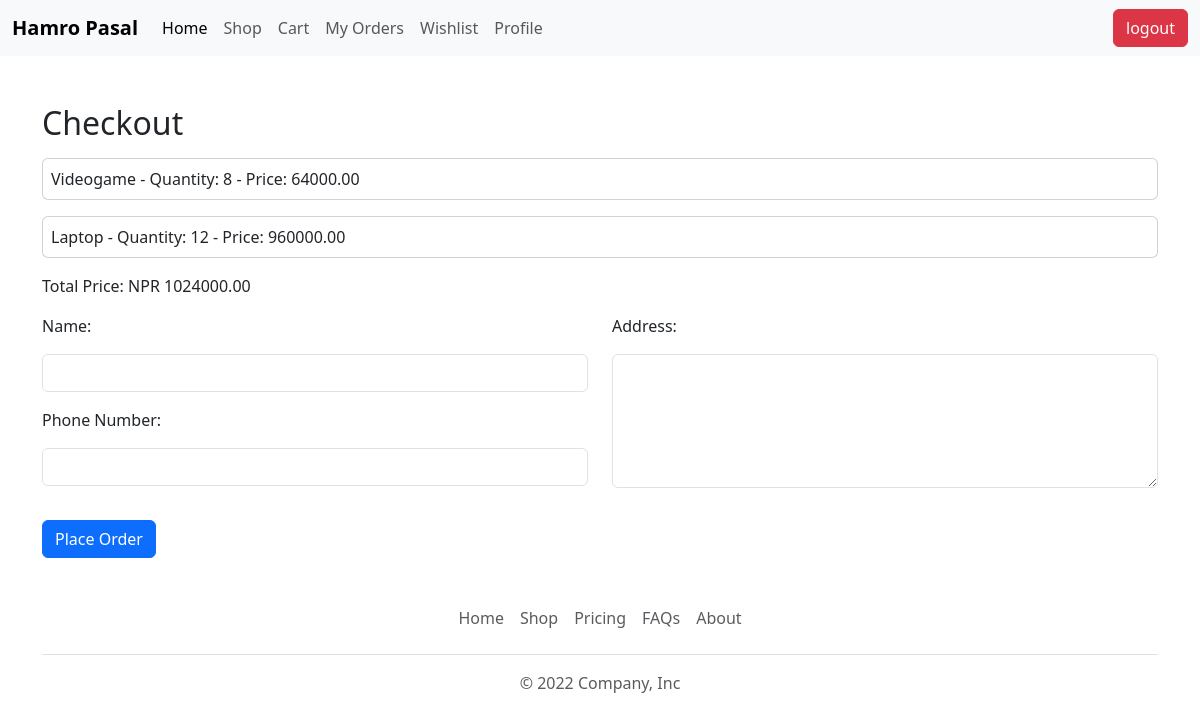
/checkout/ (signed in), run on the app's committed database.
### ecommerce/models.py (models this page shows, shortened)
class Cart(models.Model):
      user = models.ForeignKey(User, on_delete = models.CASCADE)
      product = models.ForeignKey('Product', on_delete = models.CASCADE)
      quantity = models.PositiveIntegerField(default=1)
      def line_total(self):
          return self.quantity * self.product.price

class Product(models.Model):
   name = models.CharField(max_length = 225)
   image = models.FileField(upload_to = 'product_images/' , null=True, blank=True)
   price = models.DecimalField(max_digits=10, decimal_places=2)
   quantity = models.TextField()
   description = models.TextField()

### ecommerce/views.py (the view, shortened to what this page needs)
# urls.py: path('checkout/', checkout),
@login_required(login_url='/login/')
def checkout(request):
    user = request.user
    if user.is_authenticated:
        carts = Cart.objects.filter(user=user)
        total_price = 0
        for cart_item in carts:
            total_price += int(cart_item.product.price) * int(cart_item.quantity)
    else:
        carts = None
        total_price = None
    return  render(request,'frontend/checkout.html',{'carts':carts,'total_price':total_price})

### templates/frontend/checkout.html (shortened to what this page needs)
{% extends 'frontend/layout/main.html' %}
{% block content %}
<div class="container mt-5">
    <h2>Checkout</h2>
    {% if carts %}
    <ul class="m-0 p-0">
        {% for item in carts %}
        <li class="card p-2 m-0  my-3">{{ item.product.name }} - Quantity: {{ item.quantity }} - Price:
            {{item.line_total}}</li>
        {% endfor %}
    </ul>
    <p>Total Price: NPR {{ total_price|floatformat:2 }}</p>
    <form method="post" action="/checkout/">
        <div class="row">
            <div class="col-lg-6">
                <label for="name">Name:</label>
                <input type="text" class="form-control my-3" id="name" name="name" required>
                <label for="phone_number">Phone Number:</label>
                <input type="text" class="form-control my-3" id="phone_number" name="phone_number" required>
            </div>
            <div class="col-lg-6">
                <label for="shipping_address"> Address:</label>
                <textarea type="text" rows="5" class="form-control my-3" id="address" name="address" required> </textarea>
            </div>
        </div>
        <button type="submit" class="btn btn-primary mt-3">Place Order</button>
    </form>
    {% else %}
    <p>Your cart is empty.</p>
    {% endif %}
</div>
{% endblock %}

### data on the page
Cart: product.name "Videogame", quantity "8", line_total "64000.00"
Cart: product.name "Laptop", quantity "12", line_total "960000.00"

### other printed values
{{ total_price|floatformat:2 }} "1024000.00"
